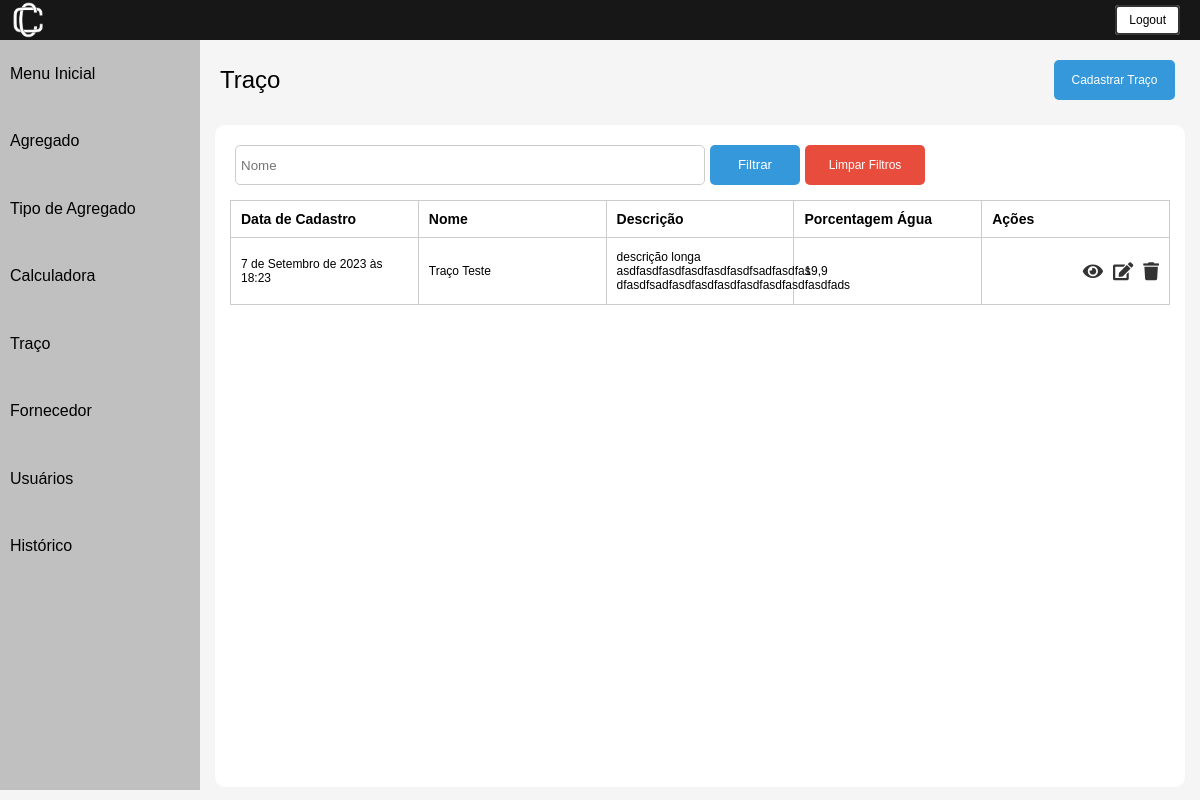
The page /filtrar_tracos/ (signed in) on the database as committed earlier.
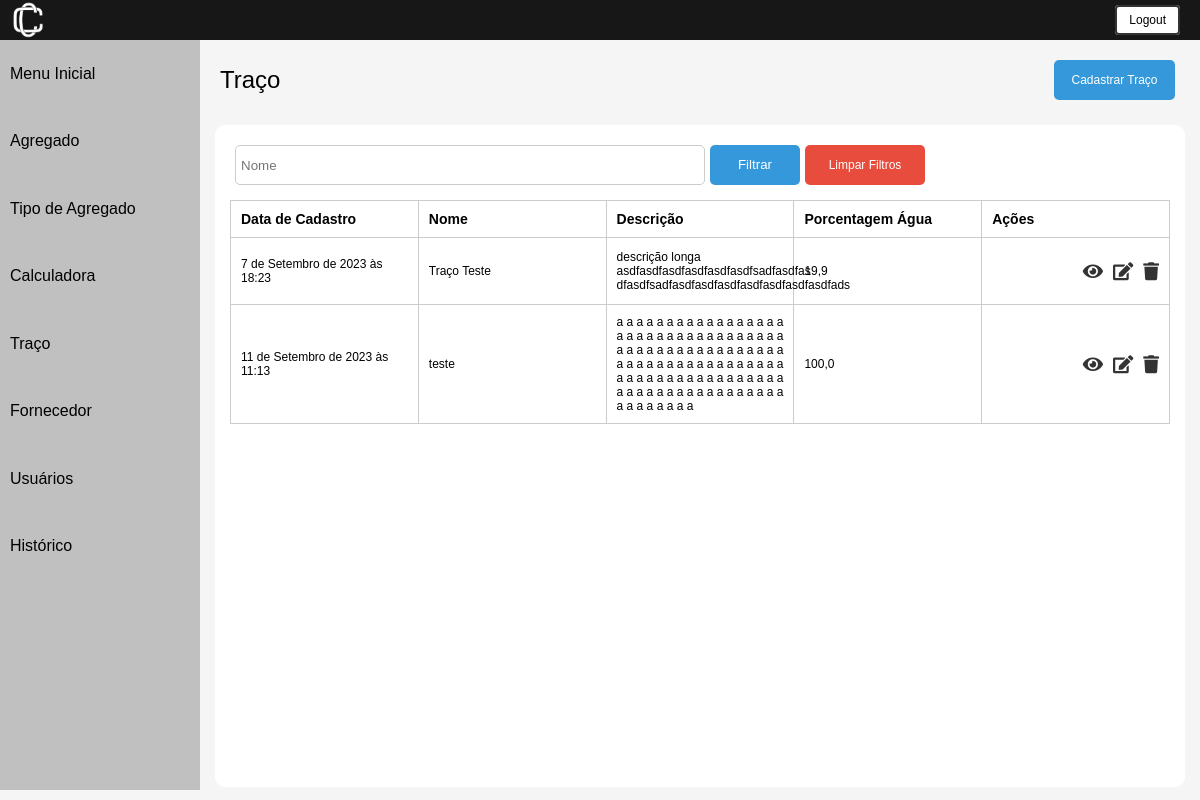
The same page on the database as committed later.
### usuarios/models.py (models this page shows, shortened)
class Traco(models.Model):
    nome = models.CharField(max_length=20, unique=True)
    descricao = models.CharField(max_length=250)
    porcentagem_agua = models.FloatField()
    agregados = models.ManyToManyField(Agregado, through='TracoAgregado', blank=True)
    data_cadastro = models.DateTimeField(default=timezone.now)
    class Meta:
        db_table = "traco"

### usuarios/views.py (the view)
# urls.py: path('filtrar_tracos/', views.filtrar_tracos, name='filtrar_tracos'),
@login_required
def filtrar_tracos(request):
    if request.method == 'GET':
        filtro_data = request.GET.get('data')
        filtro_nome = request.GET.get('nome')
        tracos_filtrados = Traco.objects.all()
        if filtro_data:
            data_selecionada = timezone.make_aware(datetime.strptime(filtro_data, '%Y-%m-%d'))
            data_selecionada_date = data_selecionada.date()
            tracos_filtrados = tracos_filtrados.filter(data_cadastro__date=data_selecionada_date)
        if filtro_nome:
            tracos_filtrados = tracos_filtrados.filter(nome__icontains=filtro_nome)
        if 'limpar' in request.GET:
            return HttpResponseRedirect(request.path_info)
        context = {
            'traco': tracos_filtrados,
        }
        return render(request, 'traco/index.html', context)

### usuarios/templates/traco/index.html (shortened to what this page needs)
{% load static %}
{% block content %}
<html lang="pt-br">
<head>
    <link rel="stylesheet" href="{% static 'css/listar.css' %}">
    <link rel="stylesheet" href="https://cdnjs.cloudflare.com/ajax/libs/font-awesome/5.15.4/css/all.min.css">
</head>
<body>
     {% include "utils/header.html" %}
    <div class="container">
         {% include "utils/sidebar.html" %}
        <div class="content">
            <div class="cadastrar_btn">
                <a class="nome-pagina">Traço</a>
                <a href="{% url 'cadastrar_traco' %}" class="btn_cadastrar">Cadastrar Traço</a>
            </div>
            <div class = 'all-content'>
                {% with filtro_url='filtrar_tracos' %}
                    {% include "utils/filtrar.html" %}
                {% endwith %}
                <div class="lista">
                    <table>
                        <thead>
                            <tr>
                                <th>Data de Cadastro</th>
                                <th>Nome</th>
                                <th>Descrição</th>
                                <th>Porcentagem Água</th>
                                <th>Ações</th>
                            </tr>
                        </thead>
                        <tbody>
                            {% for elemento in traco %}
                                <tr>
                                    <td>{{ elemento.data_cadastro }}</td>
                                    <td>{{ elemento.nome }}</td>
                                    <td>{{ elemento.descricao }}</td>
                                    <td>{{ elemento.porcentagem_agua }}</td>
                                    <td class="align-right">
                                      <div class="btn-action-container">
                                        <a href="{% url 'inspecionar_traco' elemento.id %}" class="btn-action"><i class="fa fa-eye"></i></a>
                                        <a href="{% url 'editar_traco' elemento.id %}" class="btn-action"><i class="fa fa-edit"></i></a>
                                        <button class="btn-action btn-deletar" data-id="{{ elemento.id }}" data-url="{% url 'deletar_traco' elemento.id %}"><i class="fa fa-trash"></i></button>
                                      </div>
                                    </td>
                            </tr>
                            {% endfor %}
                        </tbody>
                    </table>
                </div>
            </div>
        </div>
        </div>
</body>
{% endblock %}

Rows that differ between the two databases and show on the page:
added Traco: data_cadastro "11 de Setembro de 2023 às 11:13", nome "teste", descricao "a a a a a a a a a a a a a a a a a a a a a a a a a a a a a a a a a a a a a a a a a a a a a a a a a a a a a a a a a a a a a a a a a a a a a a a a a a a a a a a a a a a a a a a a a a a a a a a a a a a a a a a a a a a a a a", porcentagem_agua "100,0"
